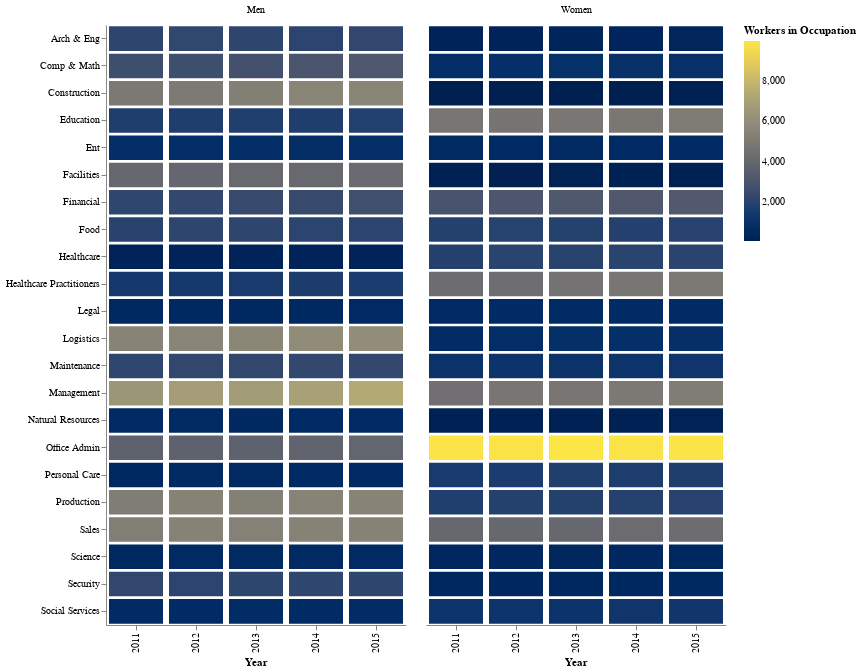

Notebook cell for this chart:
### Code cell
feature = 'Workers in Occupation'
heat_map(feature)

### Figure 1 — Vega-Lite specification as saved in the notebook (floating-point values rounded to 4 significant figures; data arrays with more than 128 entries replaced by an {"elided": "..."} marker saying what was removed)
{"config": {"view": {"continuousWidth": 300, "continuousHeight": 300, "strokeWidth": 0}}, "data": {"name": "data-5fac3aaee1ad9f7be9657011a614f688"}, "facet": {"column": {"field": "Sex", "title": "", "type": "nominal"}}, "spec": {"mark": {"type": "bar", "size": 20}, "encoding": {"color": {"field": "Workers in Occupation", "scale": {"scheme": "cividis"}, "type": "quantitative"}, "x": {"field": "Year", "type": "ordinal"}, "y": {"axis": {"tickCount": 5, "title": ""}, "field": "l1_short_name", "type": "nominal"}}, "height": 600, "width": 300}, "$schema": "https://vega.github.io/schema/vega-lite/v5.20.1.json", "datasets": {"data-5fac3aaee1ad9f7be9657011a614f688": {"elided": "220 records"}}}
